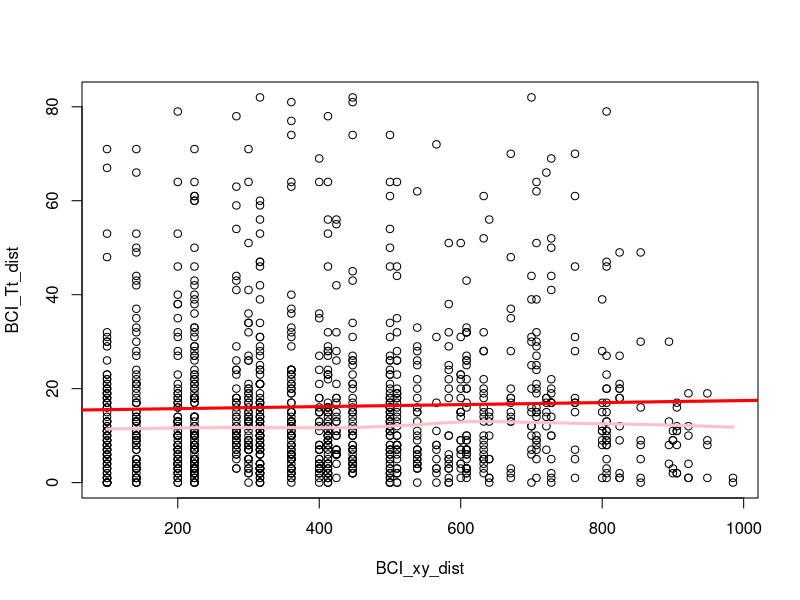
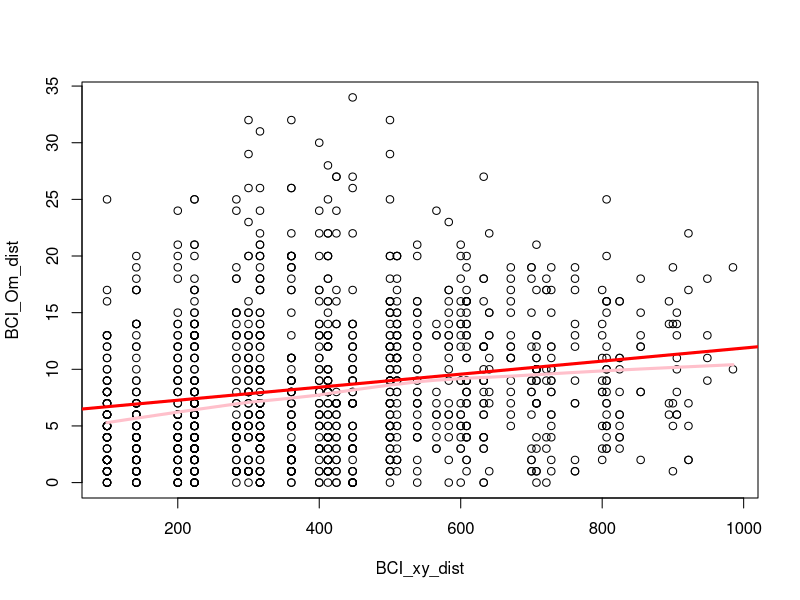
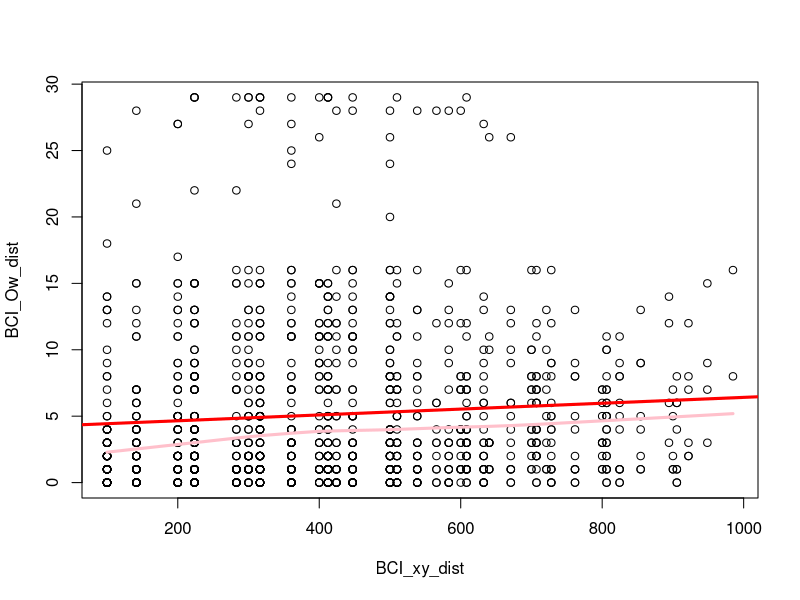
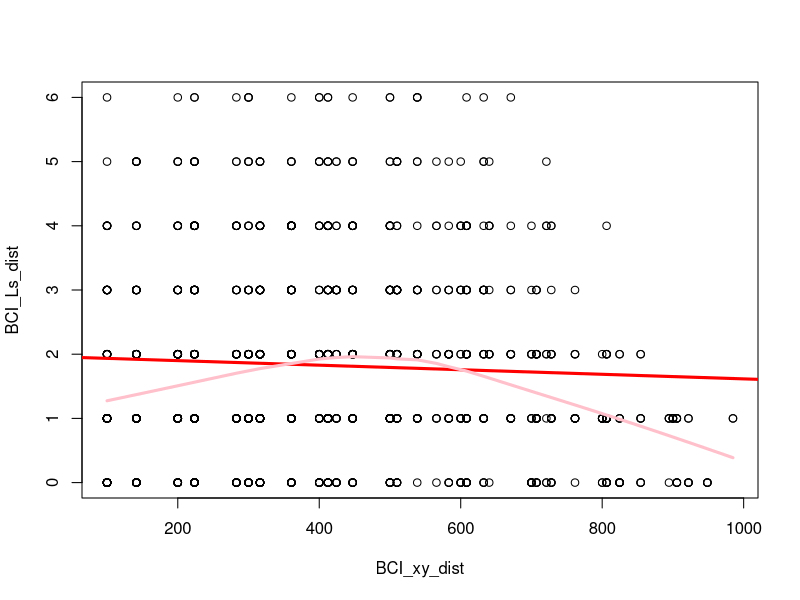
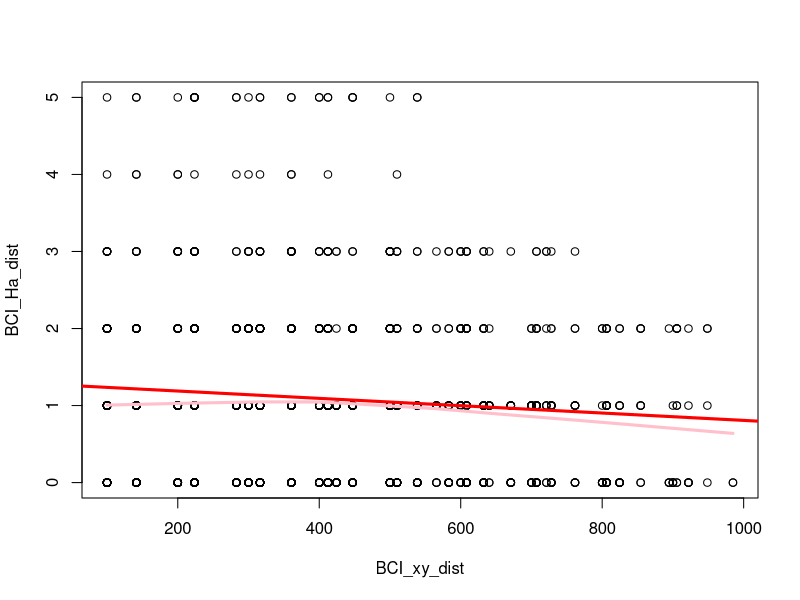
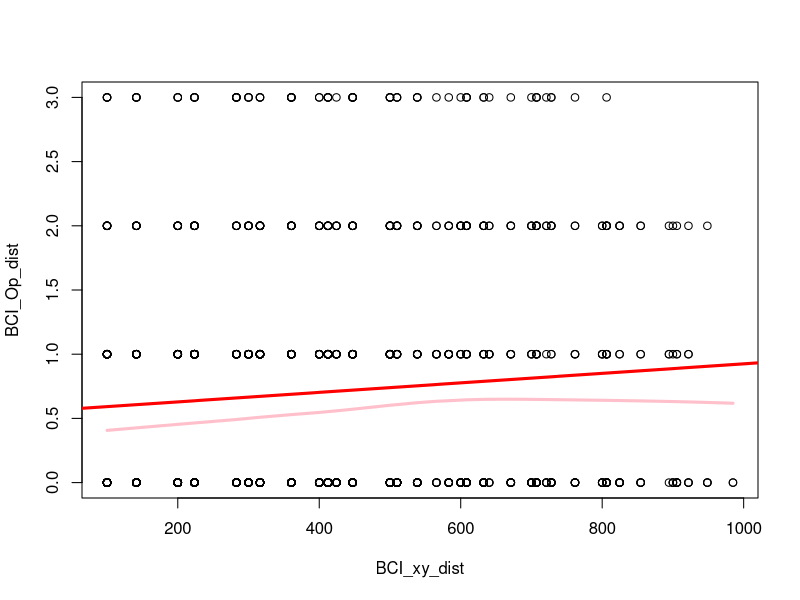
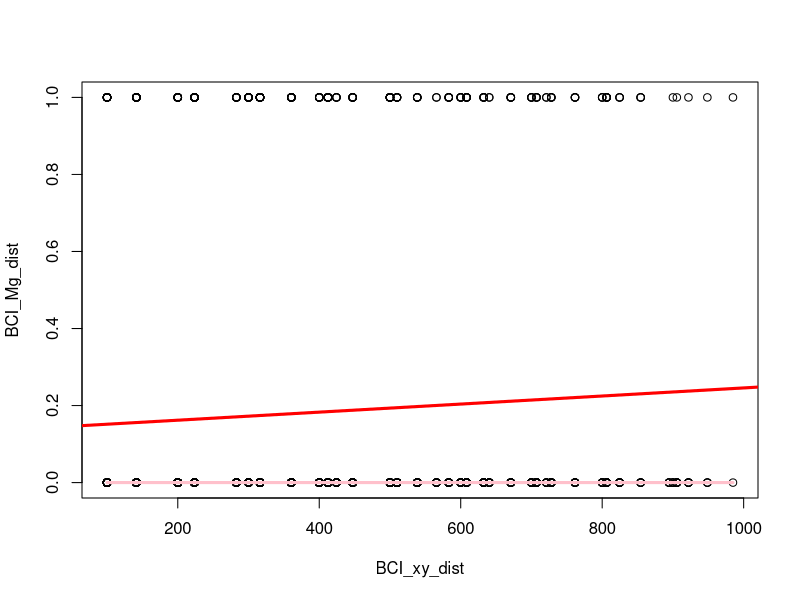

Reproduce these figures in R, in order. (Note: this script raises an error after producing the figures.)
## ---- chunk 1
library(vegan)
library(nlme)
data(BCI)
## UTM Coordinates (in metres)
BCI_xy = data.frame(x = rep(seq(625754, 626654, by=100), each=5), 
                    y = rep(seq(1011569,  1011969, by=100), len=50))
head(BCI_xy)                
            
sa = apply(BCI, 2, function(x) sum(x))
head(sa)

# Trichilia.tuberculata has 1681 counts
# Oenocarpus.mapora has 788 counts
# Ocotea.whitei has 184 counts
# Luehea.seemannii has 93 counts
# Hieronyma.alchorneoides has 41 counts
# Ocotea.puberula has 22 counts
# Myrcia.gatunensis has 5 counts

BCI_Tt_dist = dist(BCI$Trichilia.tuberculata)
BCI_Om_dist = dist(BCI$Oenocarpus.mapora)
BCI_Ow_dist = dist(BCI$Ocotea.whitei)
BCI_Ls_dist = dist(BCI$Luehea.seemannii)
BCI_Ha_dist = dist(BCI$Hieronyma.alchorneoides) 
BCI_Op_dist = dist(BCI$Ocotea.puberula)
BCI_Mg_dist = dist(BCI$Myrcia.gatunensis)
BCI_xy_dist = dist(BCI_xy)

plot(BCI_xy_dist, BCI_Tt_dist)
abline(lm(BCI_Tt_dist ~ BCI_xy_dist), lwd=3, col='red')
lines(lowess(BCI_xy_dist, BCI_Tt_dist), lwd=3, col='pink')

plot(BCI_xy_dist, BCI_Om_dist)
abline(lm(BCI_Om_dist ~ BCI_xy_dist), lwd=3, col='red')
lines(lowess(BCI_xy_dist, BCI_Om_dist), lwd=3, col='pink')

plot(BCI_xy_dist, BCI_Ow_dist)
abline(lm(BCI_Ow_dist ~ BCI_xy_dist), lwd=3, col='red')
lines(lowess(BCI_xy_dist, BCI_Ow_dist), lwd=3, col='pink')

plot(BCI_xy_dist, BCI_Ls_dist)
abline(lm(BCI_Ls_dist ~ BCI_xy_dist), lwd=3, col='red')
lines(lowess(BCI_xy_dist, BCI_Ls_dist), lwd=3, col='pink')

plot(BCI_xy_dist, BCI_Ha_dist)
abline(lm(BCI_Ha_dist ~ BCI_xy_dist), lwd=3, col='red')
lines(lowess(BCI_xy_dist, BCI_Ha_dist), lwd=3, col='pink')

plot(BCI_xy_dist, BCI_Op_dist)
abline(lm(BCI_Op_dist ~ BCI_xy_dist), lwd=3, col='red')
lines(lowess(BCI_xy_dist, BCI_Op_dist), lwd=3, col='pink')

plot(BCI_xy_dist, BCI_Mg_dist)
abline(lm(BCI_Mg_dist ~ BCI_xy_dist), lwd=3, col='red')
lines(lowess(BCI_xy_dist, BCI_Mg_dist), lwd=3, col='pink')
## ---- chunk 2
sp_p_ids = c("Cordia.lasiocalyx", "Hirtella.triandra",
           "Picramnia.latifolia", "Quassia.amara",
           "Tabernaemontana.arborea", "Trattinnickia.aspera", 
           "Xylopia.macrantha")  
## ---- chunk 3
sp_ids = BCI[ , c("Drypetes.standleyi", "Cordia.lasiocalyx", "Hirtella.triandra",
           "Picramnia.latifolia", "Quassia.amara",
           "Tabernaemontana.arborea", "Trattinnickia.aspera", 
           "Xylopia.macrantha")]
sp_dat = data.frame(sp_ids, BCI_xy)

sa_lm_one = gls(Drypetes.standleyi ~ Cordia.lasiocalyx, data=sp_dat)
## ---- chunk 4

sa_lm_two = gls(Drypetes.standleyi ~ Cordia.lasiocalyx+Hirtella.triandra+Picramnia.latifolia+
            Quassia.amara+Tabernaemontana.arborea+Trattinnickia.aspera+
                Xylopia.macrantha, data=sp_dat)
## ---- chunk 5

plot(Variogram(sa_lm_one, resType='n'))
plot(Variogram(sa_lm_one, form=~x + y))

sa_spher_one = update(sa_lm_one, corr=corSpher(c(500, .6), form=~x + y, nugget=T))
plot(Variogram(sa_spher_one, resType='n'))
## ---- chunk 6

plot(Variogram(sa_lm_two, resType='n'))
plot(Variogram(sa_lm_two, form=~x + y))

sa_spher_two = update(sa_lm_two, corr=corSpher(c(500, .6), form=~x + y, nugget=T))
plot(Variogram(sa_spher_two, resType='n'))
## ---- chunk 7
summary(sa_lm_one)
summary(sa_spher_one)
summary(sa_lm_two)
summary(sa_spher_two)
## ---- chunk 8
anova(sa_lm_one, sa_spher_one)
anova(sa_lm_two, sa_spher_two)
